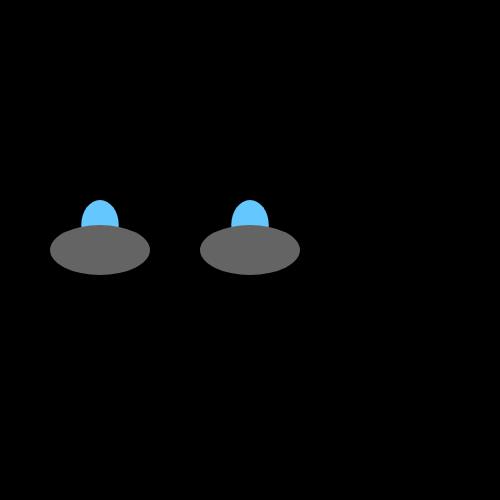
Frame 1 (no input)
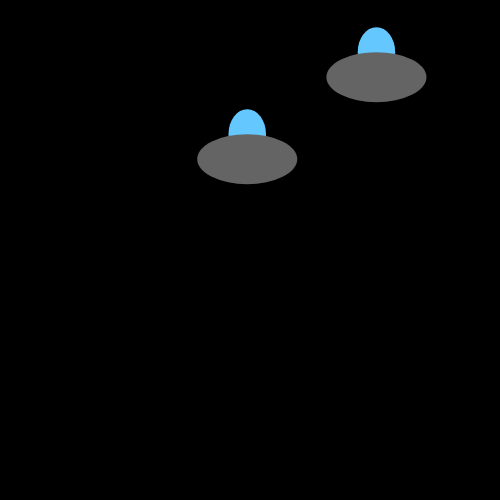
Frame 60 (no input)
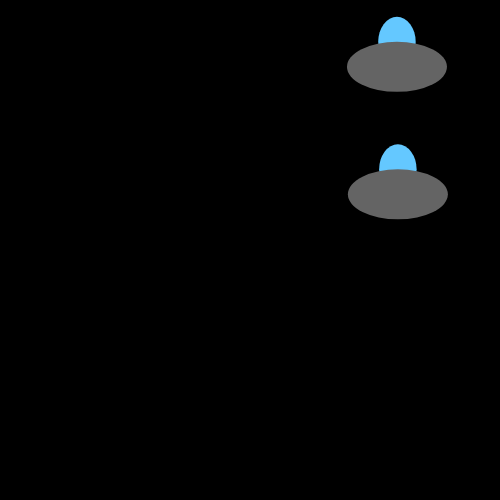
Frame 120 (the mouse pressed at the canvas centre since frame 60)

The p5.js sketch that drew these frames (run headless with seeded random() and noise() and a simulated clock; from frame 60 on, the mouse is pressed at the canvas centre):

// p5.js sketch
// ── sketch.js
var spaceship_a;
var spaceship_b;
var d;

function setup() {
  createCanvas(500, 500);
  //   frameRate(10);
  spaceship_a = {
    x: width / 2,
    y: height / 2,
    radius: 50,
    speed_x: random(-5, 5),
    speed_y: random(-5, 5),
  };
  spaceship_b = {
    x: 100,
    y: height / 2,
    radius: 50,
    speed_x: random(-5, 5),
    speed_y: random(-5, 5),
  };
}

function draw() {
  background(0);
  noStroke();
  d = checkCollision(
    spaceship_a,
    spaceship_b,
    spaceship_a.radius + spaceship_b.radius
  );

  drawSpaceShip(spaceship_a, d);
  drawSpaceShip(spaceship_b, d);
  fly(spaceship_a);
  fly(spaceship_b);
}

function drawSpaceShip(spaceship, isCollided) {
  var rx = 0;
  var ry = 0;

  if (isCollided) {
    rx = random(-10, 10);
    ry = random(-10, 10);
  }

  fill(100, 200, 255);
  ellipse(
    spaceship.x + rx,
    spaceship.y - spaceship.radius / 2 + ry,
    spaceship.radius * 0.75,
    spaceship.radius
  );

  if (isCollided) {
    fill(150, 0, 0);
  } else {
    fill(100);
  }

  ellipse(
    spaceship.x + rx,
    spaceship.y + ry,
    spaceship.radius * 2,
    spaceship.radius
  );
}

function checkCollision(point_a, point_b, threshold) {
  //returns true if point_a is less than threshold away from point_b
  //otherwise it returns false
  if (dist(point_a.x, point_a.y, point_b.x, point_b.y) < threshold) {
    return true;
  } else {
    return false;
  }
}

function fly(spaceship) {
  //increments the position of the spaceship by its speed properties
  var speed = getSpeed(spaceship);
  // change speed of spaceship
  spaceship.speed_x = speed.x;
  spaceship.speed_y = speed.y;

  // apply offset of x,y
  spaceship.x += spaceship.speed_x;
  spaceship.y += spaceship.speed_y;
}

function getSpeed(spaceship) {
  //reverses the speed of a spaceship if it crosses the edge of the canvas
  //returns a speed object with x and y properties

  var speed = {x: spaceship.speed_x, y: spaceship.speed_y};

  if (
    spaceship.x < spaceship.radius ||
    spaceship.x > width - spaceship.radius
  ) {
    speed.x = -spaceship.speed_x;
  }
  if (
    spaceship.y > height - spaceship.radius / 2 ||
    spaceship.y < spaceship.radius
  ) {
    speed.y = -spaceship.speed_y;
  }
  return speed;
}
